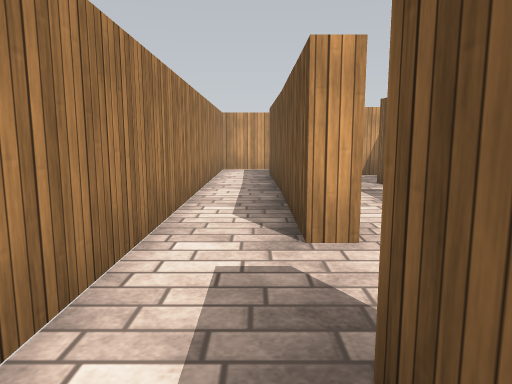
[1] (above)

24 first-person views from a walk through a 3-D level made in the Unity game engine. The camera is 1.2 m above the floor, tilts 8° down and sees 70° across. The floor is counted in squares, 1 m on a side. Each view is taken from the middle of a square. On the plan, view 1 faces up. The plan holds only what a view shows up to about 15 squares ahead; the rest is blank. The player is left out. Door leaves are left out, so doorways stand open. Surface patterns are stand-ins for the level's own textures.

[2]
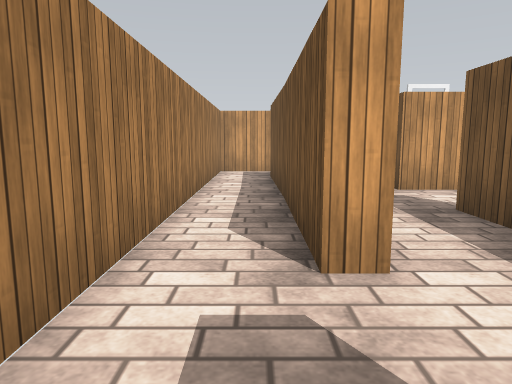

[3]
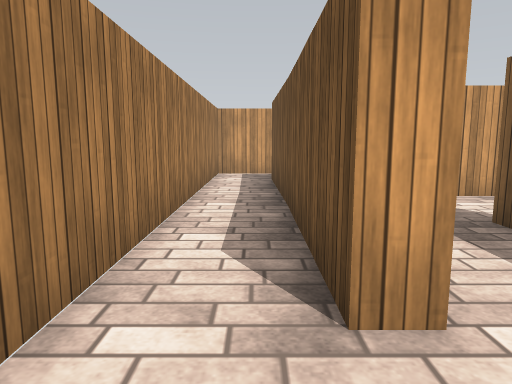

[4]
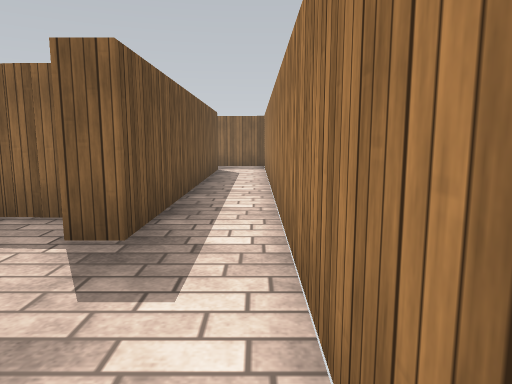

[5]
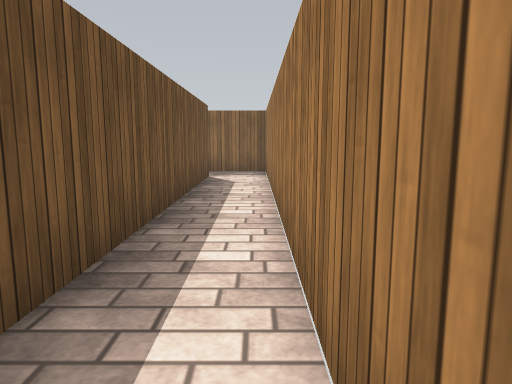

[6]
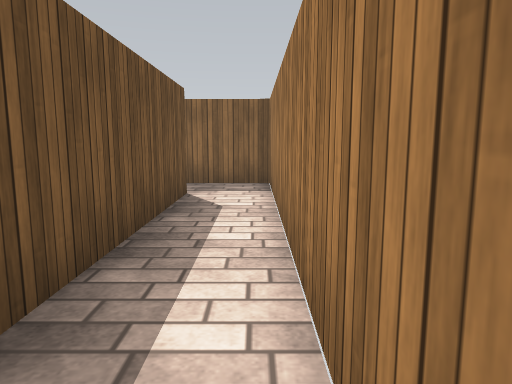

[7]
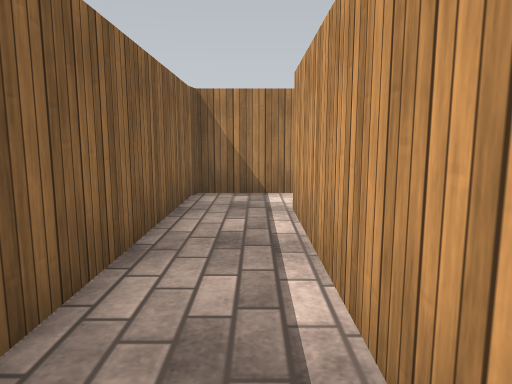

[8]
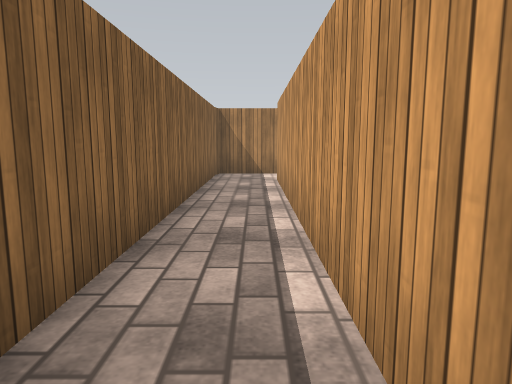

[9]
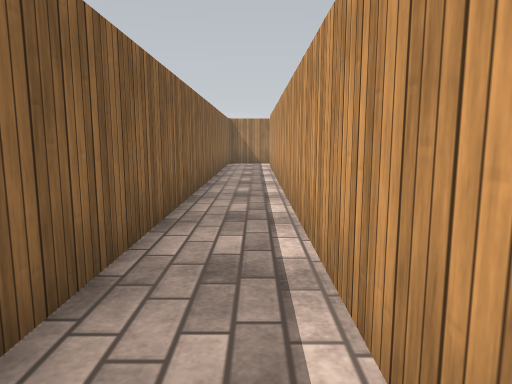

[10]
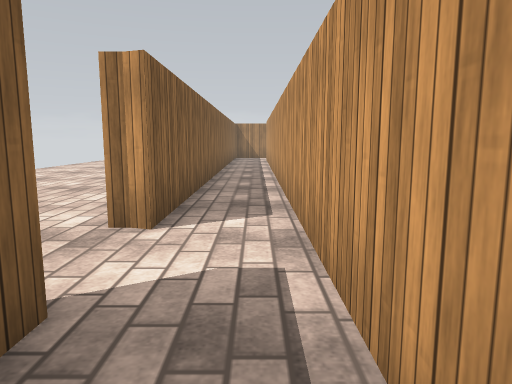

[11]
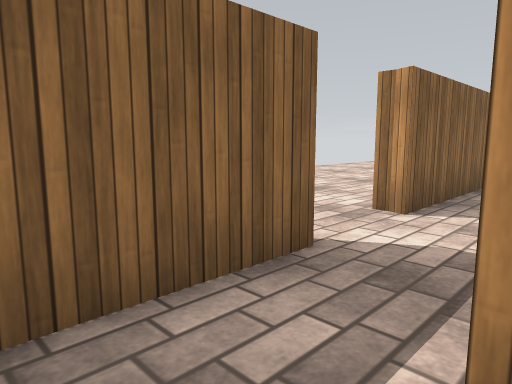

[12]
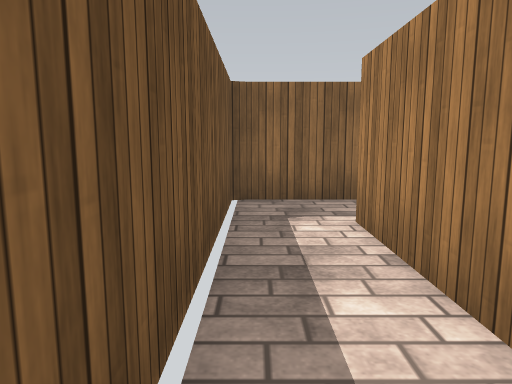

[13]
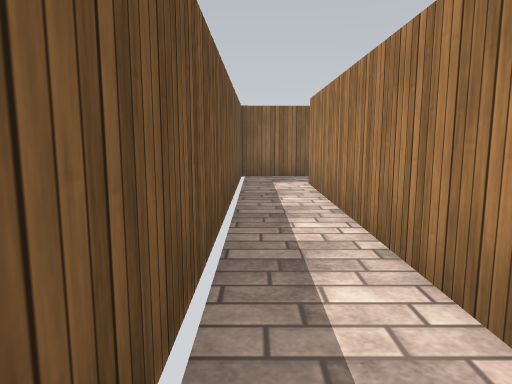

[14]
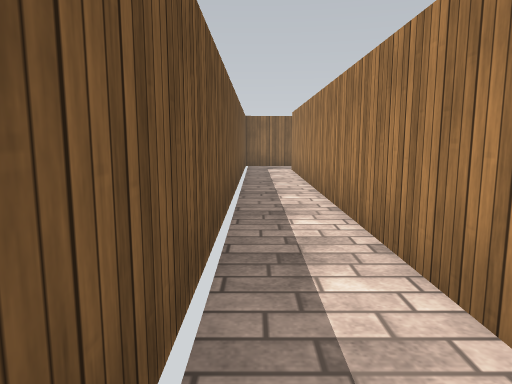

[15]
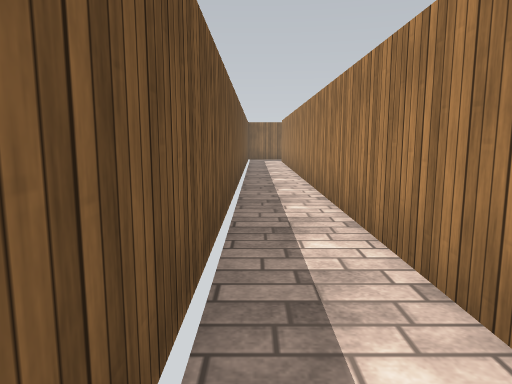

[16]
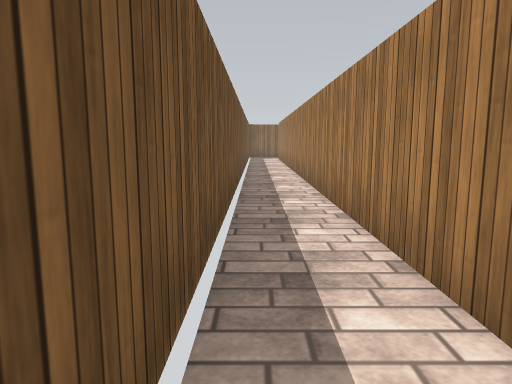

[17]
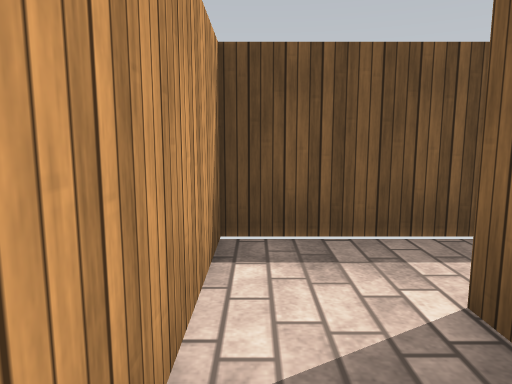

[18]
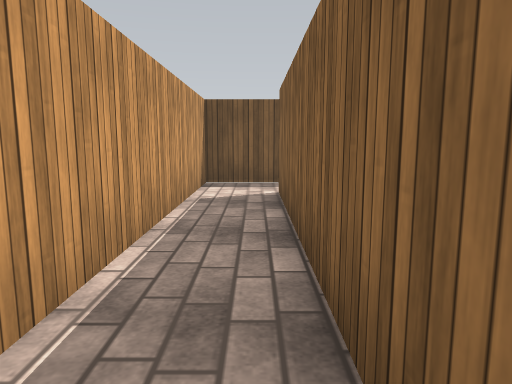

[19]
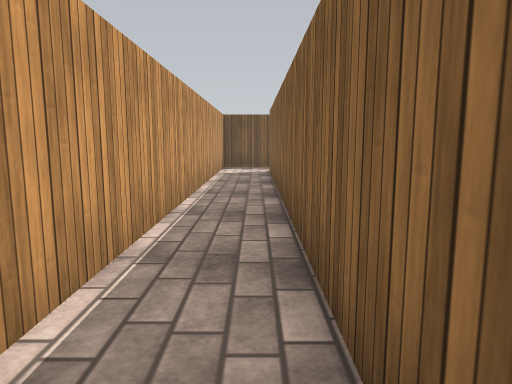

[20]
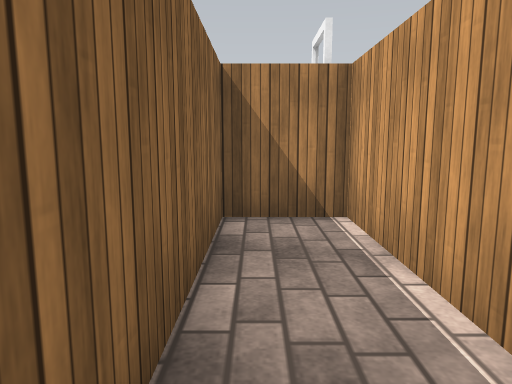

[21]
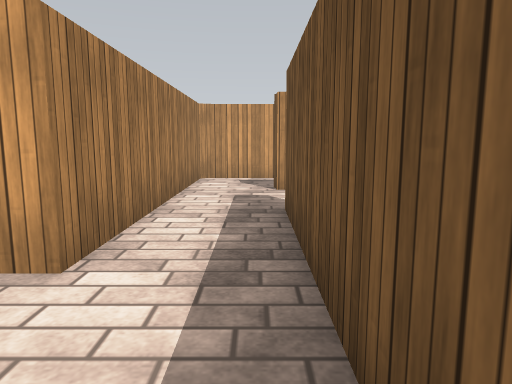

[22]
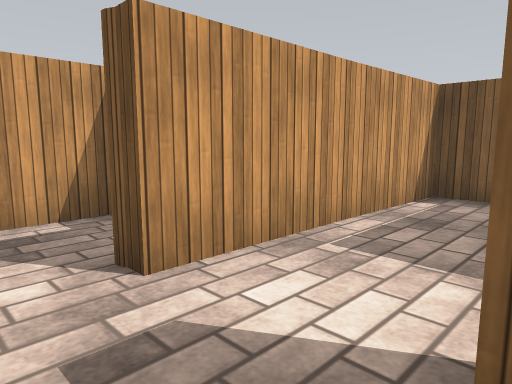

[23]
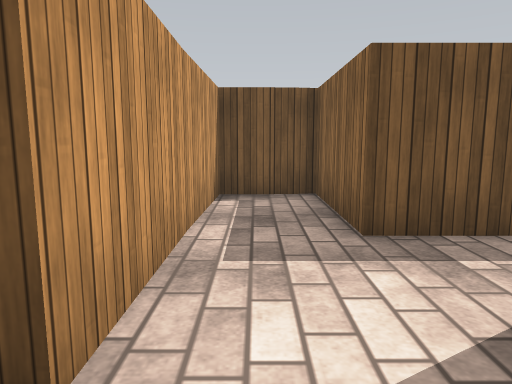

[24]
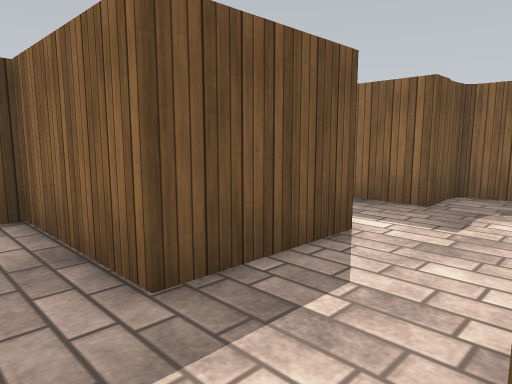

### Floor plan
Points are (right, up) in squares from view 1. A wall is a line through its corners. A room is listed if a view was taken in it or the views show most of it. See-through windows are left out.
Room 1 (views 1, 2, 3, 4, 5, 6, 7, 8, 9, 21, 22, 23, 24)
walls: (3.5, 1.6) (3.5, 7.4); (2, 0.3) (3.1, 0.3); (4.5, 9.9) (3.5, 9.9) (3.5, 10.5); (1.2, 12.6) (1.2, 4.2) (0.6, 4.2) (0.6, 13.4); (4.5, 12.8) (1.6, 12.8); (-1, -11.4) (19, -11.4) (19, -12.1); (0.6, 15.4) (-1.4, 15.4) (-1.4, -11.3) (-0.9, -11.5); (21.6, -11.4) (23.6, -11.4); (23.2, -9.3) (0.6, -9.3) (0.6, 1.7) (1.4, 1.7)
ways out: opening at (22.5, -10.5) to room 2; opening at (4, 8.5) to room 3; opening at (20.5, -12)
Room 2 (views 10, 11, 12, 13, 14, 15, 16, 17, 18, 19, 20)
walls: (23.5, 13) (23.5, -9.4); (23.6, -11.4) (25.5, -11.4) (25.5, 15.4) (8.3, 15.4) (8.3, 13.5) (23.6, 13.5)
ways out: opening at (22.5, -10.5) to room 1
Room 3 (no view inside)
walls: (6.5, 4.5) (6.5, 7.6) (10.3, 7.6) (10.2, 8.7); (6.4, 0.5) (6.5, 1); (6.5, 0.5) (6.5, 2.1) (8, 2.1); (5.4, 0.3) (6.1, 0.3); (10.2, 8.6) (10.2, 9.9) (4.5, 9.9)
ways out: opening at (4, 8.5) to room 1; opening at (7, 3.5)

Where each view was taken, in squares from view 1:
view 1: 0 up, 0 right, facing up
view 2: 1 up, 0 right, facing up
view 3: 2 up, 0 right, facing up
view 4: 6 up, 1 left, facing down
view 5: 3 up, 1 left, facing down
view 6: 1 down, 1 left, facing down
view 7: 10 down, 7 right, facing left
view 8: 10 down, 12 right, facing left
view 9: 10 down, 18 right, facing left
view 10: 10 down, 24 right, facing left
view 11: 9 down, 25 right, facing down-left
view 12: 4 down, 25 right, facing down
view 13: 1 up, 25 right, facing down
view 14: 6 up, 25 right, facing down
view 15: 12 up, 25 right, facing down
view 16: 15 up, 25 right, facing down
view 17: 15 up, 21 right, facing right
view 18: 14 up, 15 right, facing right
view 19: 14 up, 9 right, facing right
view 20: 14 up, 14 right, facing left
view 21: 1 up, 3 right, facing up
view 22: 7 up, 2 right, facing up-right
view 23: 9 up, 2 right, facing right
view 24: 9 up, 4 right, facing down-right
